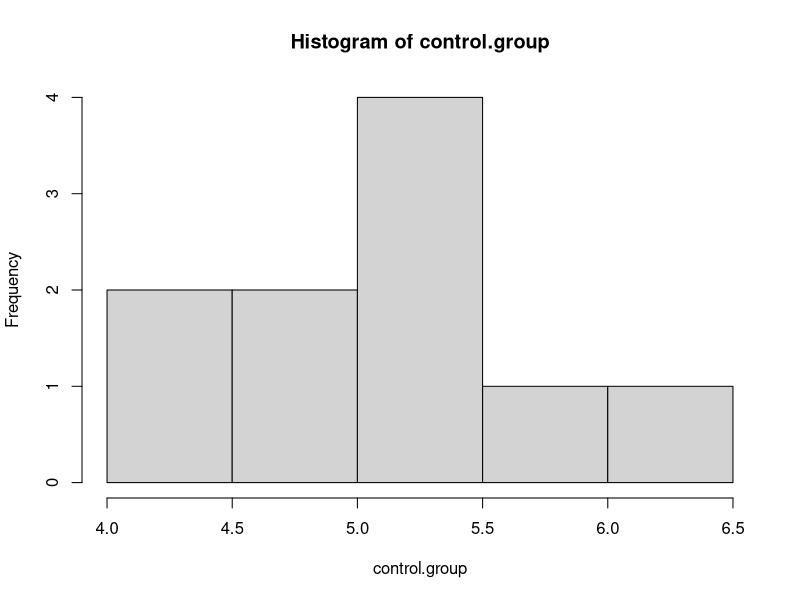
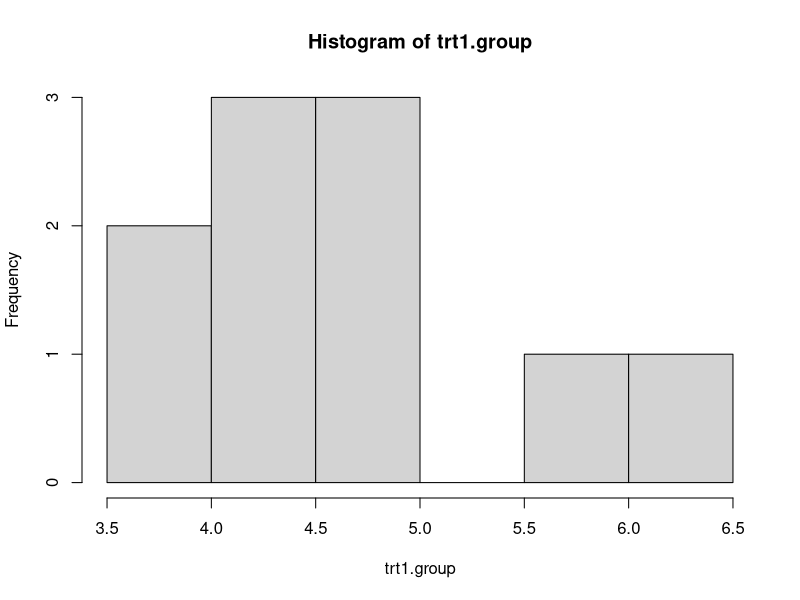
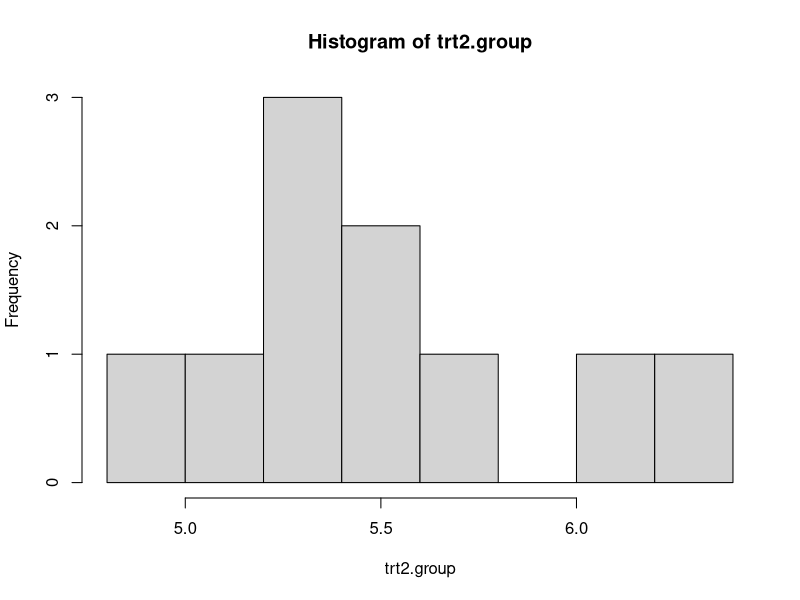
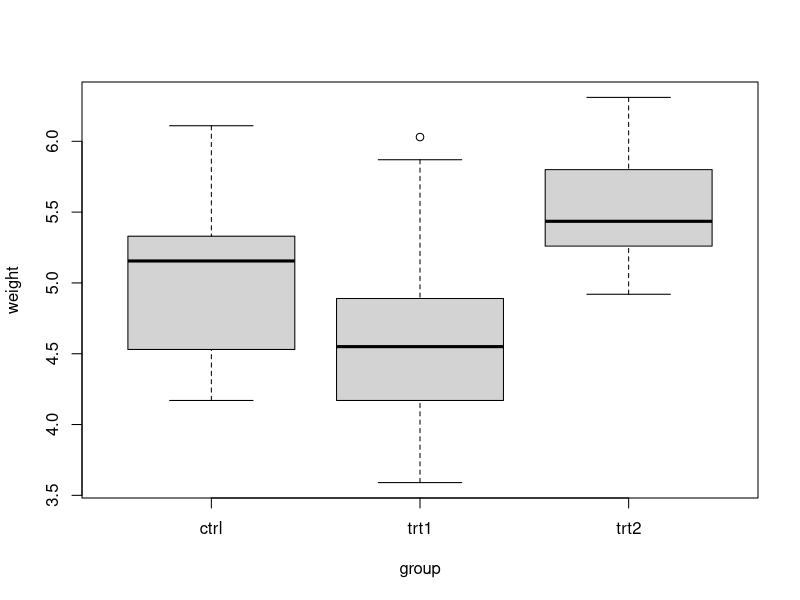

Reproduce these figures in R, in order.
# Matthew L. Pergolski
# IST 772
# Homework 4
# 10/27/2021
# Dr. Block

############################################################

#The homework for Week 4 is exercises 7-10 on page 66.

#7. The built-in PlantGrowth data set contains three different groups, each representing
    #a different plant food diet (you may need to type data(PlantGrowth) to activate it). The
    #group labeled "ctrl" is the control group, while the other two groups are each a dif-
    #  ferent type of experimental treatment. Run the summary() command on PlantGrowth
    #and explain the output. Create a histogram of the ctrl group. As a hint about R syntax,
    #here is one way that you can access the ctrl group data:
      
    #  PlantGrowth$weight[PlantGrowth$group=="ctrl"]

    #Also create histograms of the trt1 and trt2 groups. What can you say about the differ-
    #ences in the groups by looking at the histograms?
          
          
          #show dataset
          data(PlantGrowth)
          PlantGrowth

          #summary command
          # the summary command shows that the minimum weight value is 3.590 while the max is 6.310; our mean is 5.073 and median is 5.155; this shows us the distribution of weight is slightly positively skewed between all control groups (since the means are not the same -- the mean is more sensitive to outliers)
          summary(PlantGrowth)
          
          #homework hint listed in question stored in variable
          control.group <- PlantGrowth$weight[PlantGrowth$group=="ctrl"]
          control.group
          
          #histogram of control group
          hist(control.group)
          
          #histogram of trt1
          trt1.group <- PlantGrowth$weight[PlantGrowth$group=="trt1"]
          trt1.group
          hist(trt1.group)
          
          #histogram of trt2
          trt2.group <- PlantGrowth$weight[PlantGrowth$group=="trt2"]
          trt2.group
          hist(trt2.group)
          
          # in looking at all of the histograms for the different control groups, I'd say that all have 'tails' extending towards the right-side of the diagrams, which suggests a positive skew; none of these would be considered a uniform distribution, as there is a central tendency in each of the control groups

  ############################################################


  #8. Create a boxplot of the plant growth data, using the model "weight ~ group." What
    #can you say about the differences in the groups by looking at the boxplots for the dif-
    #  ferent groups?
          
          boxplot(weight ~ group, data = PlantGrowth)
          
          # none of the boxplots are uniform (i.e., none of them look the same and are positioned similarly in the diagram).  Because of this, we can see that none of the Medians are the same, and the lower bounds are considerably off as well.  The upper bounds are closer, but still visually not equal.  All in all, the central tendency and dispersion of these independent samples are quite different from each other.  Trt2 distribution is higher in every dimension, while the trt1 distribution has the lowest dimensions out of the three; lastly, ctrl is about in the middle of the other two, in terms of distribution metrics.
  
  ############################################################

  #9. Run a t-test to compare the means of ctrl and trt1 in the PlantGrowth data. Report and
    #interpret the confidence interval. Make sure to include a carefully worded statement
    #about what the confidence interval implies with respect to the population mean differ-
     # ence between the ctrl and trt1 groups.
          
          mean(control.group)
          mean(trt1.group)
          t.test(control.group, trt1.group)
          
          # A 95% confidence interval of -0.2875162 and 1.0295162 was observed; we can conclude that, if this test was replicated 100 times, 95 of these replications would contain the true population mean and be represented within this interval of -0.2875162 and 1.0295162 -- or, at least, that's what we can estimate.  The point estimate, which is the difference of the two means listed in the t.test (i.e., 5.032 - 4.661 = 0.371), would be the value of 'choice,' per say. 
          # our band of uncertainty lies between the upper limit and the lower band.  The wider the interval, the more uncertain we are in this specific test.  We can not say for certain the true population value would be within this range (in the long run), since inferential statistics can not necessarily 'prove' anything for sure -- but we can use this information to be as confident as possible about determining the true population mean (or getting close to it, at least) from the data we have.

############################################################

#10. Run a t-test to compare the means of ctrl and trt2 in the PlantGrowth data. Report and
    # interpret the confidence interval.


          mean(control.group)
          mean(trt2.group)
          t.test(control.group, trt2.group)
          
          # A 95% confidence interval of -0.98287213 and -0.00512787 was observed; we can conclude that, if this test was replicated 100 times, 95 of these replications would contain the true population mean and be represented within this interval of -0.98287213 and -0.00512787 -- or, at least, that's what we can estimate.  The point estimate, which is the center point of the two means listed in the t.test (i.e., 5.032 - 5.526 = -0.4939), would be the value of 'choice,' per say. 
          # our band of uncertainty lies between the upper limit and the lower band.  The wider the interval, the more uncertain we are in this specific test.  We can not say for certain the true population value would be within this range (in the long run), since inferential statistics can not necessarily 'prove' anything for sure, but we can use this information to be as confident as possible about determining the true population mean (or getting close to it, at least) from the data we have.
          









